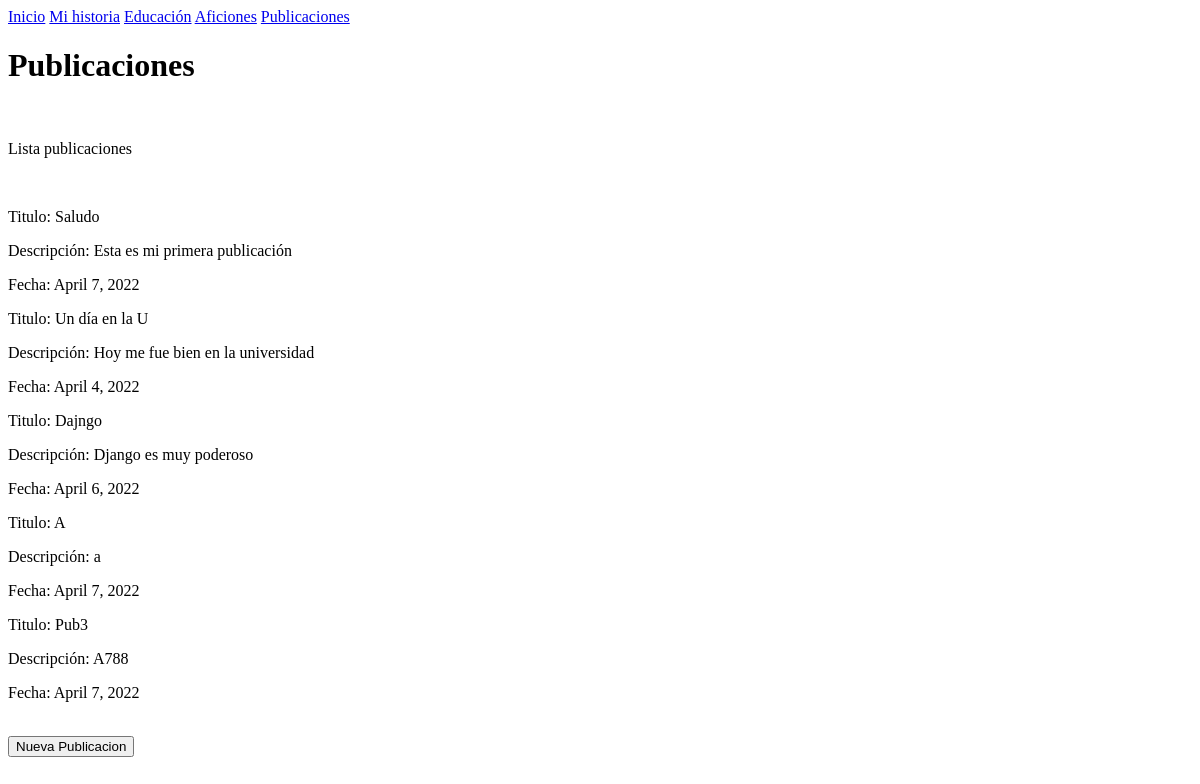
The app's page /publicaciones, older data.
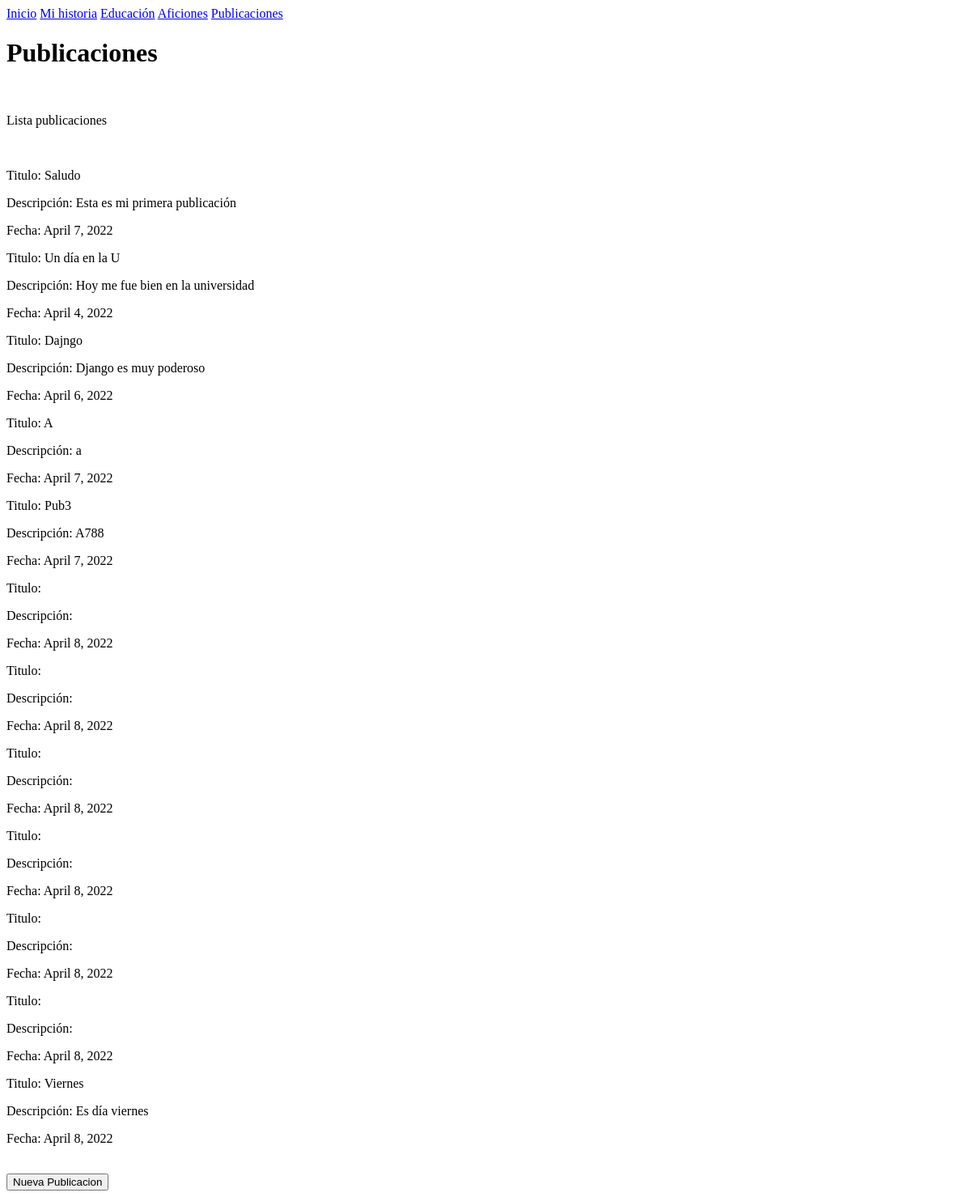
The same page, newer data.
### Apps/Publicaciones/models.py (models this page shows, shortened)
class Publicaciones(models.Model):
    idPublicacion = models.AutoField(primary_key=True)
    tituloPublicacion = models.CharField(max_length=1020)
    descripcionPublicacion = models.CharField(max_length=5000, default='Descripción no disponible')
    fecha = models.DateField(("Date"), default=date.today)
    def getTodasPublicaciones(self):
        return list(Publicaciones.objects.all())

### Apps/Publicaciones/views.py (the view)
# urls.py: path('publicaciones', views.publicaciones, name='publicaciones'),
def publicaciones(request):
    listaPublicaciones = pub.getTodasPublicaciones()
    context = {'publicaciones': listaPublicaciones}
    return render(request,'publicaciones.html', context)

### templates/publicaciones.html (shortened to what this page needs)
<!DOCTYPE html>
<html lang="en">
{% load static %}
<head>
    <link href="{% static 'css/index.css' %}" type="text/css" rel="stylesheet">
</head>
<body>
   <nav>
       <a href="{% url 'index' %}">Inicio</a>
        <a href="{% url 'historia' %}">Mi historia</a>
        <a href="{% url 'educacion' %}">Educación</a>
        <a href="{% url 'aficiones' %}">Aficiones</a>
        <a href="{% url 'publicaciones' %}">Publicaciones</a>
    </nav>
    <h1>Publicaciones</h1>
    <br>
    <p>Lista publicaciones</p>
    <br>
    {% for publicacion in publicaciones %}
        <div>
            <p>Titulo: {{ publicacion.tituloPublicacion }}</p>
            <p>Descripción: {{ publicacion.descripcionPublicacion }}</p>
            <p>Fecha: {{ publicacion.fecha }}</p>
        </div>
    {% endfor %}
    <br>
    <a href="{% url 'crearPublicacion' %}">
        <button class="button">Nueva Publicacion</button>
    </a>
</body>
</html>

Row changes from the older to the newer data that the page shows:
added Publicaciones: fecha "April 8, 2022"
added Publicaciones: fecha "April 8, 2022"
added Publicaciones: fecha "April 8, 2022"
added Publicaciones: fecha "April 8, 2022"
added Publicaciones: fecha "April 8, 2022"
added Publicaciones: fecha "April 8, 2022"
added Publicaciones: tituloPublicacion "Viernes", descripcionPublicacion "Es día viernes", fecha "April 8, 2022"
